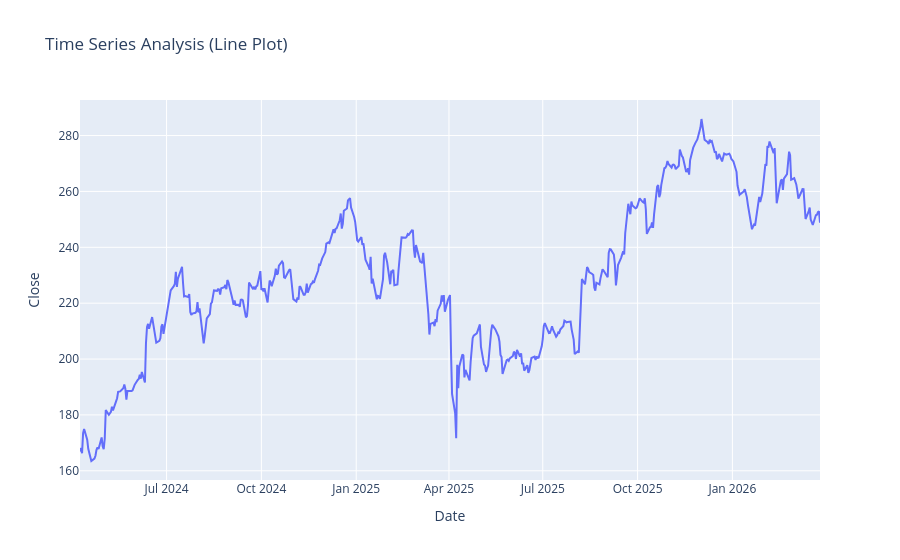

Here is the notebook cell this chart was saved with:
### Code cell
import plotly.express as px

fig = px.line(
    data.reset_index(),      # make Date a normal column
    x="Date",                # use the column name, not data.index
    y="Close",
    title="Time Series Analysis (Line Plot)"
)
fig.show()

### Figure 1 — Plotly figure (JSON) as saved in the notebook; plotly's stock layout.template omitted (floating-point values rounded to 4 significant figures; data arrays with more than 128 entries replaced by an {"elided": "..."} marker saying what was removed)
{"data": [{"hovertemplate": "Date=%{x}<br>Close=%{y}<extra></extra>", "legendgroup": "", "line": {"color": "#636efa", "dash": "solid"}, "marker": {"symbol": "circle"}, "mode": "lines", "name": "", "orientation": "v", "showlegend": false, "type": "scatter", "x": {"elided": "495 str values"}, "xaxis": "x", "y": {"elided": "495 float values"}, "yaxis": "y"}], "layout": {"autosize": true, "legend": {"tracegroupgap": 0}, "title": {"text": "Time Series Analysis (Line Plot)"}, "xaxis": {"anchor": "y", "autorange": true, "domain": [0, 1], "range": ["2024-04-08", "2026-03-27"], "title": {"text": "Date"}, "type": "date"}, "yaxis": {"anchor": "x", "autorange": true, "domain": [0, 1], "range": [156.7, 292.7], "title": {"text": "Close"}, "type": "linear"}}}
